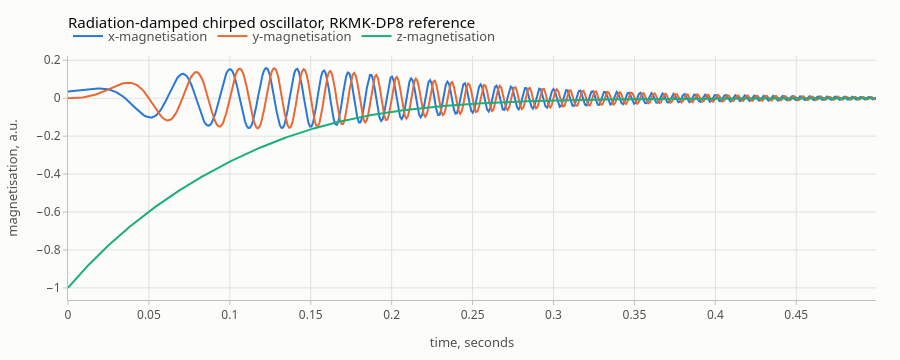

This figure's notebook cell:
### Code cell
from spynach.plotting import plot_time_series

plot_time_series(
    np.linspace(0, 0.5, np_ref)[::4],
    mu_traj.real[:, ::4],  # every fourth point is enough for the figure
    names=["x-magnetisation", "y-magnetisation", "z-magnetisation"],
    xlabel="time, seconds",
    ylabel="magnetisation, a.u.",
    title="Radiation-damped chirped oscillator, RKMK-DP8 reference",
)

### Figure 1 — Plotly figure (JSON) as saved in the notebook; plotly's stock layout.template omitted (floating-point values rounded to 4 significant figures; data arrays with more than 128 entries replaced by an {"elided": "..."} marker saying what was removed)
{"data": [{"hovertemplate": "x-magnetisation: %{y:.4g}<extra></extra>", "line": {"color": "#2a78d6", "width": 2}, "mode": "lines", "name": "x-magnetisation", "x": {"elided": "512 float values"}, "y": {"elided": "512 float values"}, "type": "scatter"}, {"hovertemplate": "y-magnetisation: %{y:.4g}<extra></extra>", "line": {"color": "#eb6834", "width": 2}, "mode": "lines", "name": "y-magnetisation", "x": {"elided": "512 float values"}, "y": {"elided": "512 float values"}, "type": "scatter"}, {"hovertemplate": "z-magnetisation: %{y:.4g}<extra></extra>", "line": {"color": "#1baf7a", "width": 2}, "mode": "lines", "name": "z-magnetisation", "x": {"elided": "512 float values"}, "y": {"elided": "512 float values"}, "type": "scatter"}], "layout": {"font": {"family": "system-ui, -apple-system, \"Segoe UI\", Roboto, sans-serif", "color": "#0b0b0b", "size": 13}, "margin": {"l": 64, "r": 24, "t": 56, "b": 56}, "title": {"font": {"size": 15, "color": "#0b0b0b"}, "text": "Radiation-damped chirped oscillator, RKMK-DP8 reference", "x": 0, "xanchor": "left", "xref": "paper"}, "xaxis": {"tickfont": {"color": "#52514e", "size": 12}, "title": {"font": {"color": "#52514e", "size": 13}, "text": "time, seconds"}, "showgrid": true, "gridcolor": "#e1e0d9", "gridwidth": 1, "zeroline": false, "showline": true, "linecolor": "#c3c2b7", "linewidth": 1, "mirror": false, "ticks": "outside", "tickcolor": "#c3c2b7", "ticklen": 4, "showspikes": true, "spikemode": "across", "spikesnap": "cursor", "spikethickness": 1, "spikedash": "solid", "spikecolor": "#898781", "range": [0.0, 0.4993], "hoverformat": ".4g"}, "yaxis": {"tickfont": {"color": "#52514e", "size": 12}, "title": {"font": {"color": "#52514e", "size": 13}, "text": "magnetisation, a.u."}, "showgrid": true, "gridcolor": "#e1e0d9", "gridwidth": 1, "zeroline": false, "showline": true, "linecolor": "#c3c2b7", "linewidth": 1, "mirror": false, "ticks": "outside", "tickcolor": "#c3c2b7", "ticklen": 4, "showspikes": false, "spikemode": "across", "spikesnap": "cursor", "spikethickness": 1, "spikedash": "solid", "spikecolor": "#898781", "exponentformat": "power"}, "legend": {"font": {"color": "#52514e"}, "orientation": "h", "x": 0, "xanchor": "left", "y": 1.02, "yanchor": "bottom", "bgcolor": "rgba(0,0,0,0)"}, "hoverlabel": {"font": {"color": "#0b0b0b", "family": "system-ui, -apple-system, \"Segoe UI\", Roboto, sans-serif"}, "bgcolor": "#fcfcfb", "bordercolor": "rgba(11,11,11,0.10)"}, "modebar": {"bgcolor": "rgba(0,0,0,0)", "color": "#898781", "activecolor": "#52514e", "remove": ["lasso2d", "select2d"]}, "height": 360, "paper_bgcolor": "#fcfcfb", "plot_bgcolor": "#fcfcfb", "dragmode": "zoom", "hovermode": "x unified", "showlegend": true}}
